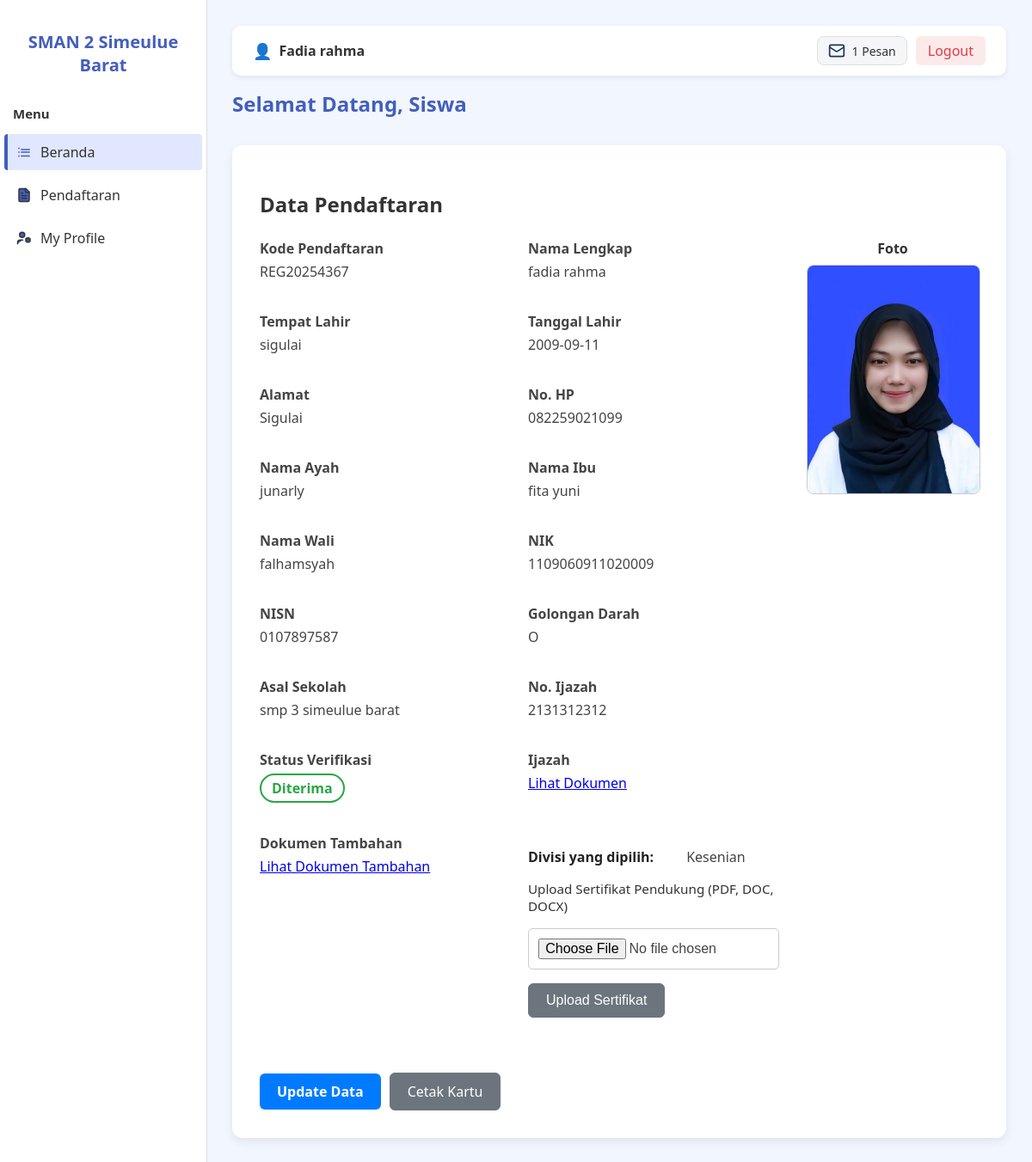
Screenshot of /dashboard/siswa/index.php (signed in) with the database file from the repository.
### tables this page shows
CREATE TABLE `pendaftaran_siswa` (
  `id_registration` int(11) NOT NULL,
  `code_registration` varchar(50) NOT NULL,
  `full_name` varchar(100) NOT NULL,
  `place_birthdate` varchar(50) NOT NULL,
  `birthdate` date NOT NULL,
  `address` varchar(255) NOT NULL,
  `numphone` varchar(20) NOT NULL,
  `father_name` varchar(100) NOT NULL,
  `mother_name` varchar(100) NOT NULL,
  `wali_name` varchar(100) NOT NULL,
  `nik` char(16) NOT NULL,
  `nisn` char(10) NOT NULL,
  `golongan_darah` enum('O','A','B','AB') NOT NULL,
  `asal_school` varchar(100) NOT NULL,
  `ijazah_number` varchar(45) NOT NULL,
  `pas_photo` varchar(255) NOT NULL,
  `ijasah_document` varchar(255) NOT NULL,
  `doc_tambahan` varchar(255) DEFAULT NULL,
  `sertifikat_divisi` varchar(255) DEFAULT NULL,
  `status` enum('pending','diterima','ditolak') NOT NULL DEFAULT 'pending',
  `tanggal_daftar` date NOT NULL DEFAULT curdate(),
  `casis_id_registration` int(11) NOT NULL,
  `id_divisi` int(11) DEFAULT NULL
);

CREATE TABLE `divisi` (
  `id_divisi` int(11) NOT NULL,
  `nama_divisi` varchar(100) NOT NULL
);

### dashboard/siswa/index.php (the view, shortened to what this page needs)
<?php
include '../../config/koneksi.php';
$role = $_SESSION['user']['role'];
$userId = $_SESSION['user']['id'];
$query = "SELECT * FROM pendaftaran_siswa WHERE casis_id_registration = ?";
$stmt = $koneksi->prepare($query);
$stmt->bind_param("i", $userId);
$stmt->execute();
$result = $stmt->get_result();
$data = $result->fetch_assoc();
$adaJawaban = false;
if (!empty($data) && !empty($data['id_divisi'])) {
    $adaJawaban = true;
}
?>
<!DOCTYPE html>
<html lang="id">
<head>
    <link rel="stylesheet" href="../css/dashboard.css"/>
    <link rel="stylesheet" href="../css/siswa.css"/>
</head>
<body>
<div class="dashboard-container">
    <?php include '../partials/sidebar.php'; ?>
    <main class="content">
        <?php include '../partials/navbar.php'; ?>
        <h1>Selamat Datang, <?= ucfirst($role) ?></h1>
        <div class="data-card">
            <?php if ($data): ?>
                <h2>Data Pendaftaran</h2>
             <div class="data-wrapper">
                <div class="data-container">
                    <div class="data-item">
                        <span class="data-item-title">Kode Pendaftaran</span>
                        <?= htmlspecialchars($data['code_registration']) ?>
                    </div>
                <div class="data-item">
                    <span class="data-item-title">Nama Lengkap</span>
                    <?= htmlspecialchars($data['full_name']) ?>
                </div>
            <div class="data-item">
                <span class="data-item-title">Tempat Lahir</span>
                <?= htmlspecialchars($data['place_birthdate']) ?>
            </div>
            <div class="data-item">
                <span class="data-item-title">Tanggal Lahir</span>
                <?= htmlspecialchars($data['birthdate']) ?>
            </div>
            <div class="data-item">
                <span class="data-item-title">Alamat</span>
                <?= htmlspecialchars($data['address']) ?>
            </div>
            <div class="data-item">
                <span class="data-item-title">No. HP</span>
                <?= htmlspecialchars($data['numphone']) ?>
            </div>
            <div class="data-item">
                <span class="data-item-title">Nama Ayah</span>
                <?= htmlspecialchars($data['father_name']) ?>
            </div>
            <div class="data-item">
                <span class="data-item-title">Nama Ibu</span>
                <?= htmlspecialchars($data['mother_name']) ?>
            </div>
            <div class="data-item">
                <span class="data-item-title">Nama Wali</span>
                <?= htmlspecialchars($data['wali_name']) ?>
            </div>
            <div class="data-item">
                <span class="data-item-title">NIK</span>
                <?= htmlspecialchars($data['nik']) ?>
            </div>
            <div class="data-item">
                <span class="data-item-title">NISN</span>
                <?= htmlspecialchars($data['nisn']) ?>
            </div>
            <div class="data-item">
                <span class="data-item-title">Golongan Darah</span>
                <?= htmlspecialchars($data['golongan_darah']) ?>
            </div>
            <div class="data-item">
                <span class="data-item-title">Asal Sekolah</span>
                <?= htmlspecialchars($data['asal_school']) ?>
            </div>
            <div class="data-item">
                <span class="data-item-title">No. Ijazah</span>
                <?= htmlspecialchars($data['ijazah_number']) ?>
            </div>
           <div class="data-item">
                <span class="data-item-title">Status Verifikasi</span>
                <?php
                    $status = $data['status'];
                    $class = '';
                    if ($status === 'pending') {
                        $class = 'status-pending';
                        $text = 'Pending';
                    } elseif ($status === 'diterima') {
                        $class = 'status-diterima';
                        $text = 'Diterima';
                    } elseif ($status === 'ditolak') {
                        $class = 'status-ditolak';
                        $text = 'Ditolak';
                    } else {
                        $text = 'Tidak Diketahui';
                        $class = 'status-unknown';
                    }
                ?>
                <span class="<?= $class ?>"><?= $text ?></span>
            </div>
            <div class="data-item">
                <span class="data-item-title">Ijazah</span>
                <a href="../../uploads/<?= htmlspecialchars($data['ijasah_document']) ?>" target="_blank">Lihat Dokumen</a>
            </div>
            <?php if ($data['doc_tambahan']): ?>
                <div class="data-item">
                    <span class="data-item-title">Dokumen Tambahan</span>
                    <a href="../../uploads/<?= htmlspecialchars($data['doc_tambahan']) ?>" target="_blank">Lihat Dokumen Tambahan</a>
                </div>
            <?php endif; ?>
            <div class="data-item">
                <?php if (!$adaJawaban): ?>
                    <button id="btnPilihDivisi" class="btn-cetak"  onclick="bukaModal()">Pilih Divisi</button>
                <?php else: ?>
                    <?php if (!$data['id_divisi']): ?>
                        <p><strong>Divisi:</strong> Belum memilih divisi</p>
                    <?php else: ?>
                        <p><strong>Divisi yang dipilih:</strong>
                            <?php
                                $divisiQuery = "SELECT nama_divisi FROM divisi WHERE id_divisi = ?";
                                $stmtDiv = $koneksi->prepare($divisiQuery);
                                $stmtDiv->bind_param("i", $data['id_divisi']);
                                $stmtDiv->execute();
                                $divisiResult = $stmtDiv->get_result();
                                $divisiData = $divisiResult->fetch_assoc();
                                echo htmlspecialchars($divisiData['nama_divisi']);
                            ?>
                        </p>
                    <?php endif; ?>
                    <div class="data-item">
                        <?php if (empty($data['sertifikat_divisi'])): ?>
                            <form method="POST" enctype="multipart/form-data">
                                <div class="form-group">
                                    <label for="sertifikat_divisi">Upload Sertifikat Pendukung (PDF, DOC, DOCX)</label>
                                    <input type="file" name="sertifikat_divisi" id="sertifikat_divisi" accept=".pdf,.doc,.docx" required>
                                </div>
                                <button type="submit" name="upload_sertifikat" class="btn-cetak">Upload Sertifikat</button>
                            </form>
                        <?php endif; ?>
                    </div>
                <?php endif; ?>
            </div>
        </div>
        <div class="foto-wrapper">
            <span class="data-item-title">Foto</span>
            <img src="../../uploads/<?= htmlspecialchars($data['pas_photo']) ?>" alt="Foto" class="img-preview">
        </div>
        </div>
            <div class="content-btn">
                <a class="btn-daftar" href="../siswa/edit.php">Update Data</a>
                <a href="../../lib/cetak_kartu.php?id=<?= $data['id_registration'] ?>" target="_blank" class="btn-cetak">Cetak Kartu</a>
            </div>
            <?php else: ?>
                <p>Anda belum melakukan pendaftaran. Silakan lengkapi pendaftaran Anda terlebih dahulu.</p>
                <a href="../siswa/pendaftaran.php" class="btn-daftar">Lengkapi Pendaftaran</a>
            <?php endif; ?>
        </div>
    </main>
</div>
</body>
</html>

### rows the page displays
pendaftaran_siswa: code_registration "REG20254367", full_name "fadia rahma", place_birthdate "sigulai", birthdate "2009-09-11", address "Sigulai", numphone "082259021099", father_name "junarly", mother_name "fita yuni", wali_name "falhamsyah", nik "1109060911020009", nisn "0107897587", golongan_darah "O", asal_school "smp 3 simeulue barat", ijazah_number "2131312312", status "Diterima", pas_photo (picture)
divisi: nama_divisi "Kesenian"

### other values shown
$username "Fadia rahma"
$total_notif "1"
$role "Siswa"
